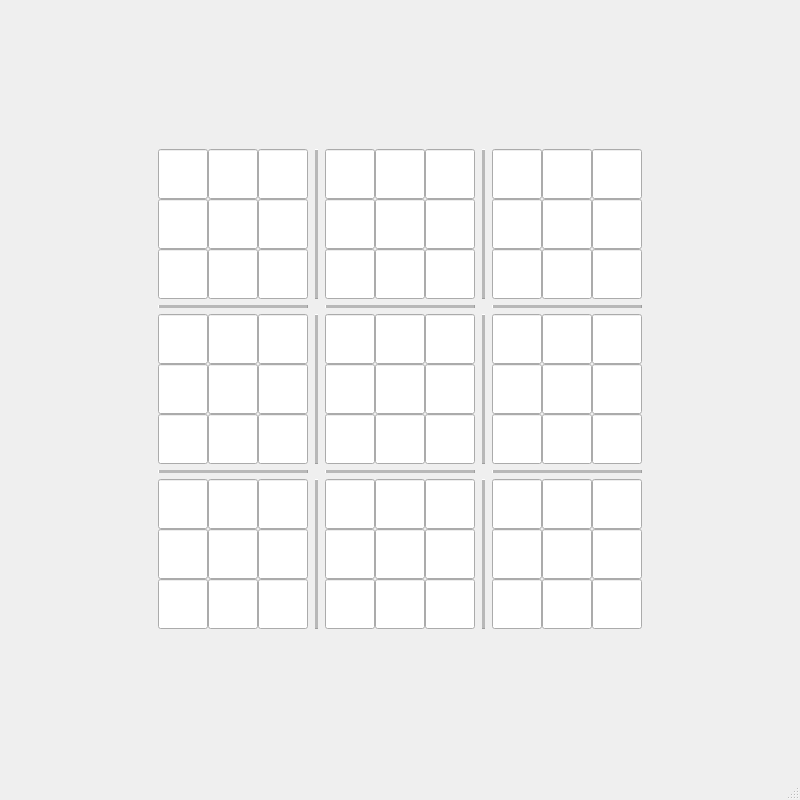
<?xml version="1.0" encoding="UTF-8"?>
<ui version="4.0">
 <class>MainWindow</class>
 <widget class="QMainWindow" name="MainWindow">
  <property name="geometry">
   <rect>
    <x>0</x>
    <y>0</y>
    <width>800</width>
    <height>800</height>
   </rect>
  </property>
  <property name="minimumSize">
   <size>
    <width>600</width>
    <height>600</height>
   </size>
  </property>
  <property name="maximumSize">
   <size>
    <width>800</width>
    <height>800</height>
   </size>
  </property>
  <property name="windowTitle">
   <string>MainWindow</string>
  </property>
  <property name="autoFillBackground">
   <bool>false</bool>
  </property>
  <widget class="QWidget" name="centralwidget">
   <layout class="QGridLayout" name="gridLayout_11">
    <item row="0" column="0">
     <layout class="QGridLayout" name="gridLayoutCentral">
      <property name="horizontalSpacing">
       <number>7</number>
      </property>
      <item row="1" column="4">
       <widget class="Line" name="line_3">
        <property name="styleSheet">
         <string notr="true">color: rgb(0, 0, 0);</string>
        </property>
        <property name="frameShadow">
         <enum>QFrame::Raised</enum>
        </property>
        <property name="lineWidth">
         <number>1</number>
        </property>
        <property name="midLineWidth">
         <number>5</number>
        </property>
        <property name="orientation">
         <enum>Qt::Horizontal</enum>
        </property>
       </widget>
      </item>
      <item row="0" column="0">
       <layout class="QGridLayout" name="gridLayout00">
        <item row="3" column="4">
         <widget class="QLineEdit" name="lineEdit21">
          <property name="maximumSize">
           <size>
            <width>50</width>
            <height>50</height>
           </size>
          </property>
          <property name="font">
           <font>
            <pointsize>18</pointsize>
           </font>
          </property>
         </widget>
        </item>
        <item row="2" column="4">
         <widget class="QLineEdit" name="lineEdit20">
          <property name="maximumSize">
           <size>
            <width>50</width>
            <height>50</height>
           </size>
          </property>
          <property name="font">
           <font>
            <pointsize>18</pointsize>
           </font>
          </property>
         </widget>
        </item>
        <item row="3" column="3">
         <widget class="QLineEdit" name="lineEdit11">
          <property name="maximumSize">
           <size>
            <width>50</width>
            <height>50</height>
           </size>
          </property>
          <property name="font">
           <font>
            <pointsize>18</pointsize>
           </font>
          </property>
         </widget>
        </item>
        <item row="4" column="2">
         <widget class="QLineEdit" name="lineEdit02">
          <property name="maximumSize">
           <size>
            <width>50</width>
            <height>50</height>
           </size>
          </property>
          <property name="font">
           <font>
            <pointsize>18</pointsize>
           </font>
          </property>
         </widget>
        </item>
        <item row="4" column="3">
         <widget class="QLineEdit" name="lineEdit12">
          <property name="maximumSize">
           <size>
            <width>50</width>
            <height>50</height>
           </size>
          </property>
          <property name="font">
           <font>
            <pointsize>18</pointsize>
           </font>
          </property>
         </widget>
        </item>
        <item row="2" column="3">
         <widget class="QLineEdit" name="lineEdit10">
          <property name="maximumSize">
           <size>
            <width>50</width>
            <height>50</height>
           </size>
          </property>
          <property name="font">
           <font>
            <pointsize>18</pointsize>
           </font>
          </property>
         </widget>
        </item>
        <item row="4" column="4">
         <widget class="QLineEdit" name="lineEdit22">
          <property name="maximumSize">
           <size>
            <width>50</width>
            <height>50</height>
           </size>
          </property>
          <property name="font">
           <font>
            <pointsize>18</pointsize>
           </font>
          </property>
         </widget>
        </item>
        <item row="3" column="2">
         <widget class="QLineEdit" name="lineEdit01">
          <property name="maximumSize">
           <size>
            <width>50</width>
            <height>50</height>
           </size>
          </property>
          <property name="font">
           <font>
            <pointsize>18</pointsize>
           </font>
          </property>
         </widget>
        </item>
        <item row="2" column="2">
         <widget class="QLineEdit" name="lineEdit00">
          <property name="maximumSize">
           <size>
            <width>50</width>
            <height>50</height>
           </size>
          </property>
          <property name="font">
           <font>
            <pointsize>18</pointsize>
           </font>
          </property>
         </widget>
        </item>
       </layout>
      </item>
      <item row="4" column="3">
       <widget class="Line" name="line_7">
        <property name="styleSheet">
         <string notr="true">color: rgb(0, 0, 0);</string>
        </property>
        <property name="frameShadow">
         <enum>QFrame::Raised</enum>
        </property>
        <property name="lineWidth">
         <number>1</number>
        </property>
        <property name="midLineWidth">
         <number>5</number>
        </property>
        <property name="orientation">
         <enum>Qt::Vertical</enum>
        </property>
       </widget>
      </item>
      <item row="3" column="0">
       <widget class="Line" name="line_10">
        <property name="styleSheet">
         <string notr="true">color: rgb(0, 0, 0);</string>
        </property>
        <property name="frameShadow">
         <enum>QFrame::Raised</enum>
        </property>
        <property name="lineWidth">
         <number>1</number>
        </property>
        <property name="midLineWidth">
         <number>5</number>
        </property>
        <property name="orientation">
         <enum>Qt::Horizontal</enum>
        </property>
       </widget>
      </item>
      <item row="3" column="4">
       <widget class="Line" name="line_11">
        <property name="styleSheet">
         <string notr="true">color: rgb(0, 0, 0);</string>
        </property>
        <property name="frameShadow">
         <enum>QFrame::Raised</enum>
        </property>
        <property name="lineWidth">
         <number>1</number>
        </property>
        <property name="midLineWidth">
         <number>5</number>
        </property>
        <property name="orientation">
         <enum>Qt::Horizontal</enum>
        </property>
       </widget>
      </item>
      <item row="1" column="2">
       <widget class="Line" name="line_2">
        <property name="styleSheet">
         <string notr="true">color: rgb(0, 0, 0);</string>
        </property>
        <property name="frameShadow">
         <enum>QFrame::Raised</enum>
        </property>
        <property name="lineWidth">
         <number>1</number>
        </property>
        <property name="midLineWidth">
         <number>5</number>
        </property>
        <property name="orientation">
         <enum>Qt::Horizontal</enum>
        </property>
       </widget>
      </item>
      <item row="2" column="4">
       <layout class="QGridLayout" name="gridLayout21">
        <item row="0" column="2">
         <widget class="QLineEdit" name="lineEdit83">
          <property name="maximumSize">
           <size>
            <width>50</width>
            <height>50</height>
           </size>
          </property>
          <property name="font">
           <font>
            <pointsize>18</pointsize>
           </font>
          </property>
         </widget>
        </item>
        <item row="1" column="2">
         <widget class="QLineEdit" name="lineEdit84">
          <property name="maximumSize">
           <size>
            <width>50</width>
            <height>50</height>
           </size>
          </property>
          <property name="font">
           <font>
            <pointsize>18</pointsize>
           </font>
          </property>
         </widget>
        </item>
        <item row="0" column="1">
         <widget class="QLineEdit" name="lineEdit73">
          <property name="maximumSize">
           <size>
            <width>50</width>
            <height>50</height>
           </size>
          </property>
          <property name="font">
           <font>
            <pointsize>18</pointsize>
           </font>
          </property>
         </widget>
        </item>
        <item row="1" column="0">
         <widget class="QLineEdit" name="lineEdit64">
          <property name="maximumSize">
           <size>
            <width>50</width>
            <height>50</height>
           </size>
          </property>
          <property name="font">
           <font>
            <pointsize>18</pointsize>
           </font>
          </property>
         </widget>
        </item>
        <item row="0" column="0">
         <widget class="QLineEdit" name="lineEdit63">
          <property name="maximumSize">
           <size>
            <width>50</width>
            <height>50</height>
           </size>
          </property>
          <property name="font">
           <font>
            <pointsize>18</pointsize>
           </font>
          </property>
         </widget>
        </item>
        <item row="1" column="1">
         <widget class="QLineEdit" name="lineEdit74">
          <property name="maximumSize">
           <size>
            <width>50</width>
            <height>50</height>
           </size>
          </property>
          <property name="font">
           <font>
            <pointsize>18</pointsize>
           </font>
          </property>
         </widget>
        </item>
        <item row="2" column="2">
         <widget class="QLineEdit" name="lineEdit85">
          <property name="maximumSize">
           <size>
            <width>50</width>
            <height>50</height>
           </size>
          </property>
          <property name="font">
           <font>
            <pointsize>18</pointsize>
           </font>
          </property>
         </widget>
        </item>
        <item row="2" column="1">
         <widget class="QLineEdit" name="lineEdit75">
          <property name="maximumSize">
           <size>
            <width>50</width>
            <height>50</height>
           </size>
          </property>
          <property name="font">
           <font>
            <pointsize>18</pointsize>
           </font>
          </property>
         </widget>
        </item>
        <item row="2" column="0">
         <widget class="QLineEdit" name="lineEdit65">
          <property name="maximumSize">
           <size>
            <width>50</width>
            <height>50</height>
           </size>
          </property>
          <property name="font">
           <font>
            <pointsize>18</pointsize>
           </font>
          </property>
         </widget>
        </item>
       </layout>
      </item>
      <item row="2" column="2">
       <layout class="QGridLayout" name="gridLayout11">
        <item row="0" column="1">
         <widget class="QLineEdit" name="lineEdit43">
          <property name="maximumSize">
           <size>
            <width>50</width>
            <height>50</height>
           </size>
          </property>
          <property name="font">
           <font>
            <pointsize>18</pointsize>
           </font>
          </property>
         </widget>
        </item>
        <item row="1" column="2">
         <widget class="QLineEdit" name="lineEdit54">
          <property name="maximumSize">
           <size>
            <width>50</width>
            <height>50</height>
           </size>
          </property>
          <property name="font">
           <font>
            <pointsize>18</pointsize>
           </font>
          </property>
         </widget>
        </item>
        <item row="0" column="0">
         <widget class="QLineEdit" name="lineEdit33">
          <property name="maximumSize">
           <size>
            <width>50</width>
            <height>50</height>
           </size>
          </property>
          <property name="font">
           <font>
            <pointsize>18</pointsize>
           </font>
          </property>
         </widget>
        </item>
        <item row="1" column="0">
         <widget class="QLineEdit" name="lineEdit34">
          <property name="maximumSize">
           <size>
            <width>50</width>
            <height>50</height>
           </size>
          </property>
          <property name="font">
           <font>
            <pointsize>18</pointsize>
           </font>
          </property>
         </widget>
        </item>
        <item row="0" column="2">
         <widget class="QLineEdit" name="lineEdit53">
          <property name="maximumSize">
           <size>
            <width>50</width>
            <height>50</height>
           </size>
          </property>
          <property name="font">
           <font>
            <pointsize>18</pointsize>
           </font>
          </property>
         </widget>
        </item>
        <item row="1" column="1">
         <widget class="QLineEdit" name="lineEdit44">
          <property name="maximumSize">
           <size>
            <width>50</width>
            <height>50</height>
           </size>
          </property>
          <property name="font">
           <font>
            <pointsize>18</pointsize>
           </font>
          </property>
         </widget>
        </item>
        <item row="2" column="0">
         <widget class="QLineEdit" name="lineEdit35">
          <property name="maximumSize">
           <size>
            <width>50</width>
            <height>50</height>
           </size>
          </property>
          <property name="font">
           <font>
            <pointsize>18</pointsize>
           </font>
          </property>
         </widget>
        </item>
        <item row="2" column="1">
         <widget class="QLineEdit" name="lineEdit45">
          <property name="maximumSize">
           <size>
            <width>50</width>
            <height>50</height>
           </size>
          </property>
          <property name="font">
           <font>
            <pointsize>18</pointsize>
           </font>
          </property>
         </widget>
        </item>
        <item row="2" column="2">
         <widget class="QLineEdit" name="lineEdit55">
          <property name="maximumSize">
           <size>
            <width>50</width>
            <height>50</height>
           </size>
          </property>
          <property name="font">
           <font>
            <pointsize>18</pointsize>
           </font>
          </property>
         </widget>
        </item>
       </layout>
      </item>
      <item row="4" column="4">
       <layout class="QGridLayout" name="gridLayout22">
        <item row="1" column="2">
         <widget class="QLineEdit" name="lineEdit87">
          <property name="maximumSize">
           <size>
            <width>50</width>
            <height>50</height>
           </size>
          </property>
          <property name="font">
           <font>
            <pointsize>18</pointsize>
           </font>
          </property>
         </widget>
        </item>
        <item row="0" column="0">
         <widget class="QLineEdit" name="lineEdit66">
          <property name="maximumSize">
           <size>
            <width>50</width>
            <height>50</height>
           </size>
          </property>
          <property name="font">
           <font>
            <pointsize>18</pointsize>
           </font>
          </property>
         </widget>
        </item>
        <item row="1" column="1">
         <widget class="QLineEdit" name="lineEdit77">
          <property name="maximumSize">
           <size>
            <width>50</width>
            <height>50</height>
           </size>
          </property>
          <property name="font">
           <font>
            <pointsize>18</pointsize>
           </font>
          </property>
         </widget>
        </item>
        <item row="0" column="2">
         <widget class="QLineEdit" name="lineEdit86">
          <property name="maximumSize">
           <size>
            <width>50</width>
            <height>50</height>
           </size>
          </property>
          <property name="font">
           <font>
            <pointsize>18</pointsize>
           </font>
          </property>
         </widget>
        </item>
        <item row="0" column="1">
         <widget class="QLineEdit" name="lineEdit76">
          <property name="maximumSize">
           <size>
            <width>50</width>
            <height>50</height>
           </size>
          </property>
          <property name="font">
           <font>
            <pointsize>18</pointsize>
           </font>
          </property>
         </widget>
        </item>
        <item row="1" column="0">
         <widget class="QLineEdit" name="lineEdit67">
          <property name="maximumSize">
           <size>
            <width>50</width>
            <height>50</height>
           </size>
          </property>
          <property name="font">
           <font>
            <pointsize>18</pointsize>
           </font>
          </property>
         </widget>
        </item>
        <item row="2" column="1">
         <widget class="QLineEdit" name="lineEdit78">
          <property name="maximumSize">
           <size>
            <width>50</width>
            <height>50</height>
           </size>
          </property>
          <property name="font">
           <font>
            <pointsize>18</pointsize>
           </font>
          </property>
         </widget>
        </item>
        <item row="2" column="2">
         <widget class="QLineEdit" name="lineEdit88">
          <property name="maximumSize">
           <size>
            <width>50</width>
            <height>50</height>
           </size>
          </property>
          <property name="font">
           <font>
            <pointsize>18</pointsize>
           </font>
          </property>
         </widget>
        </item>
        <item row="2" column="0">
         <widget class="QLineEdit" name="lineEdit68">
          <property name="maximumSize">
           <size>
            <width>50</width>
            <height>50</height>
           </size>
          </property>
          <property name="font">
           <font>
            <pointsize>18</pointsize>
           </font>
          </property>
         </widget>
        </item>
       </layout>
      </item>
      <item row="0" column="2">
       <layout class="QGridLayout" name="gridLayout10">
        <item row="0" column="1">
         <widget class="QLineEdit" name="lineEdit40">
          <property name="maximumSize">
           <size>
            <width>50</width>
            <height>50</height>
           </size>
          </property>
          <property name="font">
           <font>
            <pointsize>18</pointsize>
           </font>
          </property>
         </widget>
        </item>
        <item row="0" column="2">
         <widget class="QLineEdit" name="lineEdit50">
          <property name="maximumSize">
           <size>
            <width>50</width>
            <height>50</height>
           </size>
          </property>
          <property name="font">
           <font>
            <pointsize>18</pointsize>
           </font>
          </property>
         </widget>
        </item>
        <item row="1" column="0">
         <widget class="QLineEdit" name="lineEdit31">
          <property name="maximumSize">
           <size>
            <width>50</width>
            <height>50</height>
           </size>
          </property>
          <property name="font">
           <font>
            <pointsize>18</pointsize>
           </font>
          </property>
         </widget>
        </item>
        <item row="1" column="2">
         <widget class="QLineEdit" name="lineEdit51">
          <property name="maximumSize">
           <size>
            <width>50</width>
            <height>50</height>
           </size>
          </property>
          <property name="font">
           <font>
            <pointsize>18</pointsize>
           </font>
          </property>
         </widget>
        </item>
        <item row="1" column="1">
         <widget class="QLineEdit" name="lineEdit41">
          <property name="maximumSize">
           <size>
            <width>50</width>
            <height>50</height>
           </size>
          </property>
          <property name="font">
           <font>
            <pointsize>18</pointsize>
           </font>
          </property>
         </widget>
        </item>
        <item row="0" column="0">
         <widget class="QLineEdit" name="lineEdit30">
          <property name="maximumSize">
           <size>
            <width>50</width>
            <height>50</height>
           </size>
          </property>
          <property name="font">
           <font>
            <pointsize>18</pointsize>
           </font>
          </property>
         </widget>
        </item>
        <item row="2" column="0">
         <widget class="QLineEdit" name="lineEdit32">
          <property name="maximumSize">
           <size>
            <width>50</width>
            <height>50</height>
           </size>
          </property>
          <property name="font">
           <font>
            <pointsize>18</pointsize>
           </font>
          </property>
         </widget>
        </item>
        <item row="2" column="1">
         <widget class="QLineEdit" name="lineEdit42">
          <property name="maximumSize">
           <size>
            <width>50</width>
            <height>50</height>
           </size>
          </property>
          <property name="font">
           <font>
            <pointsize>18</pointsize>
           </font>
          </property>
         </widget>
        </item>
        <item row="2" column="2">
         <widget class="QLineEdit" name="lineEdit52">
          <property name="maximumSize">
           <size>
            <width>50</width>
            <height>50</height>
           </size>
          </property>
          <property name="font">
           <font>
            <pointsize>18</pointsize>
           </font>
          </property>
         </widget>
        </item>
       </layout>
      </item>
      <item row="2" column="1">
       <widget class="Line" name="line_8">
        <property name="styleSheet">
         <string notr="true">color: rgb(0, 0, 0);</string>
        </property>
        <property name="frameShadow">
         <enum>QFrame::Raised</enum>
        </property>
        <property name="lineWidth">
         <number>1</number>
        </property>
        <property name="midLineWidth">
         <number>5</number>
        </property>
        <property name="orientation">
         <enum>Qt::Vertical</enum>
        </property>
       </widget>
      </item>
      <item row="1" column="0">
       <widget class="Line" name="line">
        <property name="styleSheet">
         <string notr="true">color: rgb(0, 0, 0);</string>
        </property>
        <property name="frameShadow">
         <enum>QFrame::Raised</enum>
        </property>
        <property name="lineWidth">
         <number>1</number>
        </property>
        <property name="midLineWidth">
         <number>5</number>
        </property>
        <property name="orientation">
         <enum>Qt::Horizontal</enum>
        </property>
       </widget>
      </item>
      <item row="0" column="4">
       <layout class="QGridLayout" name="gridLayout20">
        <item row="0" column="0">
         <widget class="QLineEdit" name="lineEdit60">
          <property name="maximumSize">
           <size>
            <width>50</width>
            <height>50</height>
           </size>
          </property>
          <property name="font">
           <font>
            <pointsize>18</pointsize>
           </font>
          </property>
         </widget>
        </item>
        <item row="1" column="0">
         <widget class="QLineEdit" name="lineEdit61">
          <property name="maximumSize">
           <size>
            <width>50</width>
            <height>50</height>
           </size>
          </property>
          <property name="font">
           <font>
            <pointsize>18</pointsize>
           </font>
          </property>
         </widget>
        </item>
        <item row="0" column="2">
         <widget class="QLineEdit" name="lineEdit80">
          <property name="maximumSize">
           <size>
            <width>50</width>
            <height>50</height>
           </size>
          </property>
          <property name="font">
           <font>
            <pointsize>18</pointsize>
           </font>
          </property>
         </widget>
        </item>
        <item row="1" column="2">
         <widget class="QLineEdit" name="lineEdit81">
          <property name="maximumSize">
           <size>
            <width>50</width>
            <height>50</height>
           </size>
          </property>
          <property name="font">
           <font>
            <pointsize>18</pointsize>
           </font>
          </property>
         </widget>
        </item>
        <item row="0" column="1">
         <widget class="QLineEdit" name="lineEdit70">
          <property name="maximumSize">
           <size>
            <width>50</width>
            <height>50</height>
           </size>
          </property>
          <property name="font">
           <font>
            <pointsize>18</pointsize>
           </font>
          </property>
         </widget>
        </item>
        <item row="1" column="1">
         <widget class="QLineEdit" name="lineEdit71">
          <property name="maximumSize">
           <size>
            <width>50</width>
            <height>50</height>
           </size>
          </property>
          <property name="font">
           <font>
            <pointsize>18</pointsize>
           </font>
          </property>
         </widget>
        </item>
        <item row="2" column="0">
         <widget class="QLineEdit" name="lineEdit62">
          <property name="maximumSize">
           <size>
            <width>50</width>
            <height>50</height>
           </size>
          </property>
          <property name="font">
           <font>
            <pointsize>18</pointsize>
           </font>
          </property>
         </widget>
        </item>
        <item row="2" column="1">
         <widget class="QLineEdit" name="lineEdit72">
          <property name="maximumSize">
           <size>
            <width>50</width>
            <height>50</height>
           </size>
          </property>
          <property name="font">
           <font>
            <pointsize>18</pointsize>
           </font>
          </property>
         </widget>
        </item>
        <item row="2" column="2">
         <widget class="QLineEdit" name="lineEdit82">
          <property name="maximumSize">
           <size>
            <width>50</width>
            <height>50</height>
           </size>
          </property>
          <property name="font">
           <font>
            <pointsize>18</pointsize>
           </font>
          </property>
         </widget>
        </item>
       </layout>
      </item>
      <item row="4" column="1">
       <widget class="Line" name="line_6">
        <property name="styleSheet">
         <string notr="true">color: rgb(0, 0, 0);</string>
        </property>
        <property name="frameShadow">
         <enum>QFrame::Raised</enum>
        </property>
        <property name="lineWidth">
         <number>1</number>
        </property>
        <property name="midLineWidth">
         <number>5</number>
        </property>
        <property name="orientation">
         <enum>Qt::Vertical</enum>
        </property>
       </widget>
      </item>
      <item row="4" column="0">
       <layout class="QGridLayout" name="gridLayout02">
        <item row="1" column="1">
         <widget class="QLineEdit" name="lineEdit17">
          <property name="maximumSize">
           <size>
            <width>50</width>
            <height>50</height>
           </size>
          </property>
          <property name="font">
           <font>
            <pointsize>18</pointsize>
           </font>
          </property>
         </widget>
        </item>
        <item row="1" column="2">
         <widget class="QLineEdit" name="lineEdit27">
          <property name="maximumSize">
           <size>
            <width>50</width>
            <height>50</height>
           </size>
          </property>
          <property name="font">
           <font>
            <pointsize>18</pointsize>
           </font>
          </property>
         </widget>
        </item>
        <item row="0" column="0">
         <widget class="QLineEdit" name="lineEdit06">
          <property name="maximumSize">
           <size>
            <width>50</width>
            <height>50</height>
           </size>
          </property>
          <property name="font">
           <font>
            <pointsize>18</pointsize>
           </font>
          </property>
         </widget>
        </item>
        <item row="0" column="1">
         <widget class="QLineEdit" name="lineEdit16">
          <property name="maximumSize">
           <size>
            <width>50</width>
            <height>50</height>
           </size>
          </property>
          <property name="font">
           <font>
            <pointsize>18</pointsize>
           </font>
          </property>
         </widget>
        </item>
        <item row="0" column="2">
         <widget class="QLineEdit" name="lineEdit26">
          <property name="maximumSize">
           <size>
            <width>50</width>
            <height>50</height>
           </size>
          </property>
          <property name="font">
           <font>
            <pointsize>18</pointsize>
           </font>
          </property>
         </widget>
        </item>
        <item row="1" column="0">
         <widget class="QLineEdit" name="lineEdit07">
          <property name="maximumSize">
           <size>
            <width>50</width>
            <height>50</height>
           </size>
          </property>
          <property name="font">
           <font>
            <pointsize>18</pointsize>
           </font>
          </property>
         </widget>
        </item>
        <item row="2" column="0">
         <widget class="QLineEdit" name="lineEdit08">
          <property name="maximumSize">
           <size>
            <width>50</width>
            <height>50</height>
           </size>
          </property>
          <property name="font">
           <font>
            <pointsize>18</pointsize>
           </font>
          </property>
         </widget>
        </item>
        <item row="2" column="1">
         <widget class="QLineEdit" name="lineEdit18">
          <property name="maximumSize">
           <size>
            <width>50</width>
            <height>50</height>
           </size>
          </property>
          <property name="font">
           <font>
            <pointsize>18</pointsize>
           </font>
          </property>
         </widget>
        </item>
        <item row="2" column="2">
         <widget class="QLineEdit" name="lineEdit28">
          <property name="maximumSize">
           <size>
            <width>50</width>
            <height>50</height>
           </size>
          </property>
          <property name="font">
           <font>
            <pointsize>18</pointsize>
           </font>
          </property>
         </widget>
        </item>
       </layout>
      </item>
      <item row="0" column="3">
       <widget class="Line" name="line_5">
        <property name="styleSheet">
         <string notr="true">color: rgb(50 50, 50);</string>
        </property>
        <property name="frameShadow">
         <enum>QFrame::Raised</enum>
        </property>
        <property name="lineWidth">
         <number>1</number>
        </property>
        <property name="midLineWidth">
         <number>5</number>
        </property>
        <property name="orientation">
         <enum>Qt::Vertical</enum>
        </property>
       </widget>
      </item>
      <item row="0" column="1">
       <widget class="Line" name="line_4">
        <property name="styleSheet">
         <string notr="true">color: rgb(0, 0, 0);</string>
        </property>
        <property name="frameShadow">
         <enum>QFrame::Raised</enum>
        </property>
        <property name="lineWidth">
         <number>1</number>
        </property>
        <property name="midLineWidth">
         <number>5</number>
        </property>
        <property name="orientation">
         <enum>Qt::Vertical</enum>
        </property>
       </widget>
      </item>
      <item row="4" column="2">
       <layout class="QGridLayout" name="gridLayout12">
        <item row="0" column="0">
         <widget class="QLineEdit" name="lineEdit36">
          <property name="maximumSize">
           <size>
            <width>50</width>
            <height>50</height>
           </size>
          </property>
          <property name="font">
           <font>
            <pointsize>18</pointsize>
           </font>
          </property>
         </widget>
        </item>
        <item row="1" column="0">
         <widget class="QLineEdit" name="lineEdit37">
          <property name="maximumSize">
           <size>
            <width>50</width>
            <height>50</height>
           </size>
          </property>
          <property name="font">
           <font>
            <pointsize>18</pointsize>
           </font>
          </property>
         </widget>
        </item>
        <item row="0" column="1">
         <widget class="QLineEdit" name="lineEdit46">
          <property name="maximumSize">
           <size>
            <width>50</width>
            <height>50</height>
           </size>
          </property>
          <property name="font">
           <font>
            <pointsize>18</pointsize>
           </font>
          </property>
         </widget>
        </item>
        <item row="1" column="2">
         <widget class="QLineEdit" name="lineEdit57">
          <property name="maximumSize">
           <size>
            <width>50</width>
            <height>50</height>
           </size>
          </property>
          <property name="font">
           <font>
            <pointsize>18</pointsize>
           </font>
          </property>
         </widget>
        </item>
        <item row="0" column="2">
         <widget class="QLineEdit" name="lineEdit56">
          <property name="maximumSize">
           <size>
            <width>50</width>
            <height>50</height>
           </size>
          </property>
          <property name="font">
           <font>
            <pointsize>18</pointsize>
           </font>
          </property>
         </widget>
        </item>
        <item row="1" column="1">
         <widget class="QLineEdit" name="lineEdit47">
          <property name="maximumSize">
           <size>
            <width>50</width>
            <height>50</height>
           </size>
          </property>
          <property name="font">
           <font>
            <pointsize>18</pointsize>
           </font>
          </property>
         </widget>
        </item>
        <item row="2" column="0">
         <widget class="QLineEdit" name="lineEdit38">
          <property name="maximumSize">
           <size>
            <width>50</width>
            <height>50</height>
           </size>
          </property>
          <property name="font">
           <font>
            <pointsize>18</pointsize>
           </font>
          </property>
         </widget>
        </item>
        <item row="2" column="1">
         <widget class="QLineEdit" name="lineEdit48">
          <property name="maximumSize">
           <size>
            <width>50</width>
            <height>50</height>
           </size>
          </property>
          <property name="font">
           <font>
            <pointsize>18</pointsize>
           </font>
          </property>
         </widget>
        </item>
        <item row="2" column="2">
         <widget class="QLineEdit" name="lineEdit58">
          <property name="maximumSize">
           <size>
            <width>50</width>
            <height>50</height>
           </size>
          </property>
          <property name="font">
           <font>
            <pointsize>18</pointsize>
           </font>
          </property>
         </widget>
        </item>
       </layout>
      </item>
      <item row="2" column="3">
       <widget class="Line" name="line_9">
        <property name="styleSheet">
         <string notr="true">color: rgb(0, 0, 0);</string>
        </property>
        <property name="frameShadow">
         <enum>QFrame::Raised</enum>
        </property>
        <property name="lineWidth">
         <number>1</number>
        </property>
        <property name="midLineWidth">
         <number>5</number>
        </property>
        <property name="orientation">
         <enum>Qt::Vertical</enum>
        </property>
       </widget>
      </item>
      <item row="3" column="2">
       <widget class="Line" name="line_12">
        <property name="styleSheet">
         <string notr="true">color: rgb(0, 0, 0);</string>
        </property>
        <property name="frameShadow">
         <enum>QFrame::Raised</enum>
        </property>
        <property name="lineWidth">
         <number>1</number>
        </property>
        <property name="midLineWidth">
         <number>5</number>
        </property>
        <property name="orientation">
         <enum>Qt::Horizontal</enum>
        </property>
       </widget>
      </item>
      <item row="2" column="0">
       <layout class="QGridLayout" name="gridLayout01">
        <item row="1" column="2">
         <widget class="QLineEdit" name="lineEdit24">
          <property name="maximumSize">
           <size>
            <width>50</width>
            <height>50</height>
           </size>
          </property>
          <property name="font">
           <font>
            <pointsize>18</pointsize>
           </font>
          </property>
         </widget>
        </item>
        <item row="2" column="2">
         <widget class="QLineEdit" name="lineEdit25">
          <property name="maximumSize">
           <size>
            <width>50</width>
            <height>50</height>
           </size>
          </property>
          <property name="font">
           <font>
            <pointsize>18</pointsize>
           </font>
          </property>
         </widget>
        </item>
        <item row="0" column="1">
         <widget class="QLineEdit" name="lineEdit13">
          <property name="maximumSize">
           <size>
            <width>50</width>
            <height>50</height>
           </size>
          </property>
          <property name="font">
           <font>
            <pointsize>18</pointsize>
           </font>
          </property>
         </widget>
        </item>
        <item row="0" column="2">
         <widget class="QLineEdit" name="lineEdit23">
          <property name="maximumSize">
           <size>
            <width>50</width>
            <height>50</height>
           </size>
          </property>
          <property name="font">
           <font>
            <pointsize>18</pointsize>
           </font>
          </property>
         </widget>
        </item>
        <item row="2" column="0">
         <widget class="QLineEdit" name="lineEdit05">
          <property name="maximumSize">
           <size>
            <width>50</width>
            <height>50</height>
           </size>
          </property>
          <property name="font">
           <font>
            <pointsize>18</pointsize>
           </font>
          </property>
         </widget>
        </item>
        <item row="2" column="1">
         <widget class="QLineEdit" name="lineEdit15">
          <property name="maximumSize">
           <size>
            <width>50</width>
            <height>50</height>
           </size>
          </property>
          <property name="font">
           <font>
            <pointsize>18</pointsize>
           </font>
          </property>
         </widget>
        </item>
        <item row="1" column="0">
         <widget class="QLineEdit" name="lineEdit04">
          <property name="maximumSize">
           <size>
            <width>50</width>
            <height>50</height>
           </size>
          </property>
          <property name="font">
           <font>
            <pointsize>18</pointsize>
           </font>
          </property>
         </widget>
        </item>
        <item row="0" column="0">
         <widget class="QLineEdit" name="lineEdit03">
          <property name="maximumSize">
           <size>
            <width>50</width>
            <height>50</height>
           </size>
          </property>
          <property name="font">
           <font>
            <pointsize>18</pointsize>
           </font>
          </property>
         </widget>
        </item>
        <item row="1" column="1">
         <widget class="QLineEdit" name="lineEdit14">
          <property name="maximumSize">
           <size>
            <width>50</width>
            <height>50</height>
           </size>
          </property>
          <property name="font">
           <font>
            <pointsize>18</pointsize>
           </font>
          </property>
         </widget>
        </item>
       </layout>
      </item>
     </layout>
    </item>
   </layout>
  </widget>
  <widget class="QMenuBar" name="menubar">
   <property name="geometry">
    <rect>
     <x>0</x>
     <y>0</y>
     <width>800</width>
     <height>25</height>
    </rect>
   </property>
  </widget>
  <widget class="QStatusBar" name="statusbar"/>
 </widget>
 <resources/>
 <connections/>
</ui>
